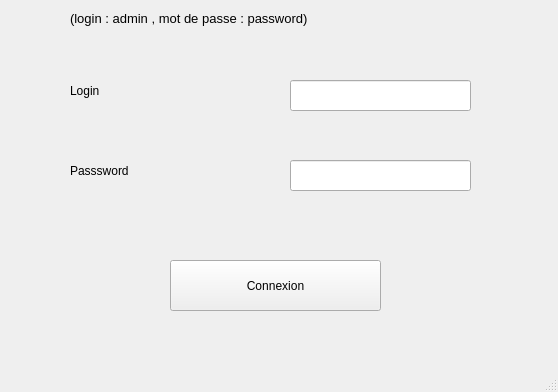
<?xml version="1.0" encoding="UTF-8"?>
<ui version="4.0">
 <class>AuthWindow</class>
 <widget class="QMainWindow" name="AuthWindow">
  <property name="geometry">
   <rect>
    <x>0</x>
    <y>0</y>
    <width>558</width>
    <height>392</height>
   </rect>
  </property>
  <property name="windowTitle">
   <string>MainWindow</string>
  </property>
  <widget class="QWidget" name="centralwidget">
   <widget class="QPushButton" name="ButtonConnex">
    <property name="geometry">
     <rect>
      <x>170</x>
      <y>260</y>
      <width>211</width>
      <height>51</height>
     </rect>
    </property>
    <property name="text">
     <string>Connexion</string>
    </property>
   </widget>
   <widget class="QLabel" name="label">
    <property name="geometry">
     <rect>
      <x>70</x>
      <y>150</y>
      <width>171</width>
      <height>41</height>
     </rect>
    </property>
    <property name="text">
     <string>Passsword</string>
    </property>
   </widget>
   <widget class="QLabel" name="label_2">
    <property name="geometry">
     <rect>
      <x>70</x>
      <y>70</y>
      <width>171</width>
      <height>41</height>
     </rect>
    </property>
    <property name="text">
     <string>Login</string>
    </property>
   </widget>
   <widget class="QLineEdit" name="login">
    <property name="geometry">
     <rect>
      <x>290</x>
      <y>80</y>
      <width>181</width>
      <height>31</height>
     </rect>
    </property>
   </widget>
   <widget class="QLineEdit" name="password">
    <property name="geometry">
     <rect>
      <x>290</x>
      <y>160</y>
      <width>181</width>
      <height>31</height>
     </rect>
    </property>
   </widget>
   <widget class="QLabel" name="label_3">
    <property name="geometry">
     <rect>
      <x>70</x>
      <y>10</y>
      <width>461</width>
      <height>16</height>
     </rect>
    </property>
    <property name="font">
     <font>
      <pointsize>10</pointsize>
     </font>
    </property>
    <property name="text">
     <string>(login : admin , mot de passe : password)</string>
    </property>
   </widget>
  </widget>
  <widget class="QMenuBar" name="menubar">
   <property name="geometry">
    <rect>
     <x>0</x>
     <y>0</y>
     <width>558</width>
     <height>22</height>
    </rect>
   </property>
  </widget>
  <widget class="QStatusBar" name="statusbar"/>
 </widget>
 <resources/>
 <connections/>
</ui>
